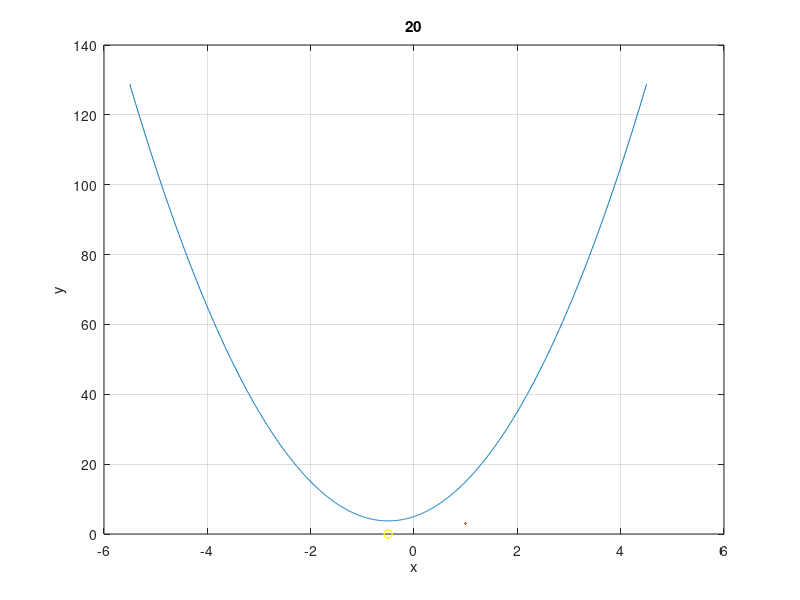

This chart was generated by the following MATLAB code:
clc;clear;close all;
a=input('enter a:');
b=input('enter b:');
c=input('enter c:');
d=[a b c];
disp(roots(d));
r=sort(roots(d));
x = r(1)-5:0.01:r(2)+5;
e=polyval(d,x);
plot(x,e);
grid on;
xlabel('x');
ylabel('y');
title('20');
hold on;
plot(r,0,'yo',LineWidth=3);
